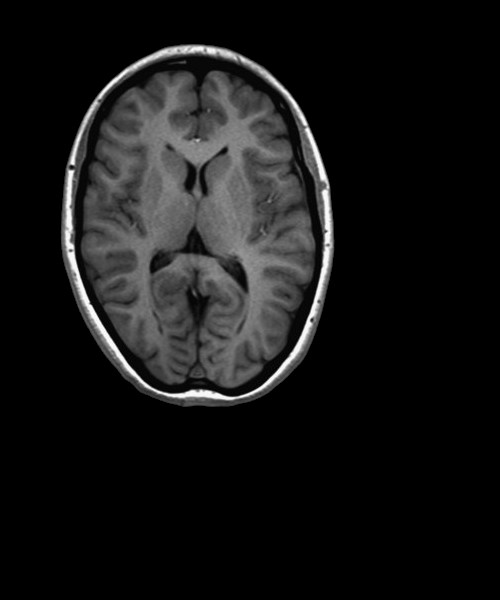
#> input picture img1.jpg, 500 x 600 px
$ python Task_1_image_affine.py
#> lines starting #> are read from the running program, lines starting #| are printed output that depends on the picture
# from cv2 import imread, imshow
# https://stackabuse.com/affine-image-transformations-in-python-with-numpy-pillow-and-opencv/
import numpy as np
import matplotlib.pyplot as plt
import matplotlib.transforms as mtransforms


def get_image():
    delta = 0.25
    X = Y = plt.imread("img1")
    Z1 = np.exp(-X**2 - Y**2)
    Z2 = np.exp(-(X - 1)**2 - (Y - 1)**2)
    Z = (Z1 - Z2)
    return Z


def do_plot(ax, Z, transform):
    im = ax.imshow(Z, interpolation='none',
                   origin='lower',
                   extent=[-2, 4, -3, 2], clip_on=True)

    trans_data = transform + ax.transData
    im.set_transform(trans_data)

    # display intended extent of the image
    x1, x2, y1, y2 = im.get_extent()
    ax.plot([x1, x2, x2, x1, x1], [y1, y1, y2, y2, y1], "y--",
            transform=trans_data)
    ax.set_xlim(-5, 5)
    ax.set_ylim(-4, 4)


# prepare image and figure
fig, ((ax1, ax2), (ax3, ax4)) = plt.subplots(2, 2)

Z = plt.imread("img1.jpg")
#> Z is the input picture: shape (600, 500); min 0, max 255, mean 22.2

# image rotation
do_plot(ax1, Z, mtransforms.Affine2D().rotate_deg(30))
#> in do_plot, `x1, x2, y1, y2 = im.get_extent()`: x1 = -2; x2 = 4; y1 = -3; y2 = 2


# image skew
# do_plot(ax2, Z, mtransforms.Affine2D().skew_deg(30, 15))

# scale and reflection
do_plot(ax2, Z, mtransforms.Affine2D().scale(-1, .5))

# everything and a translation
do_plot(ax3, Z, mtransforms.Affine2D().
        rotate_deg(30).scale(-1, .5).translate(.5, -1))

plt.savefig("affine_image.jpg")
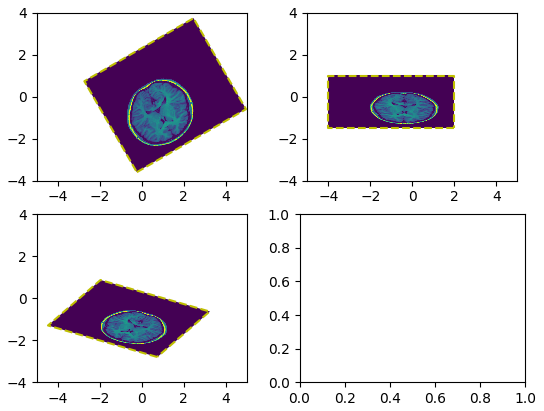
#> figure drawn by matplotlib, 3 panels
plt.show()

$ run again, with img2.jpg copied over img1.jpg
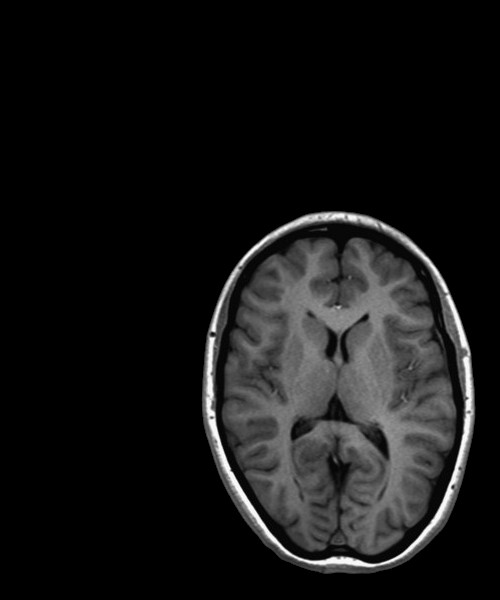
#> input picture img2.jpg, 500 x 600 px
#> Z is the input picture: shape (600, 500); min 0, max 255, mean 22.2
#> x1 = -2; x2 = 4; y1 = -3; y2 = 2
#> `plt.savefig("affine_image.jpg")`:
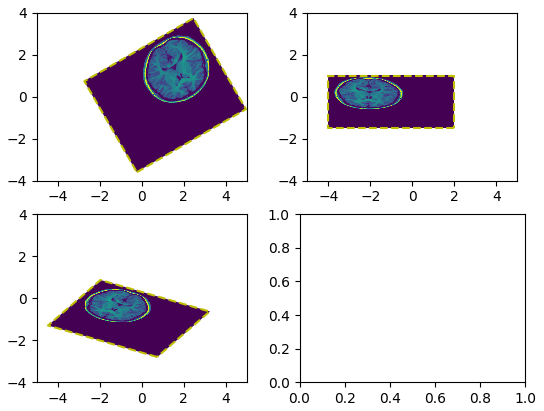
#> figure drawn by matplotlib, 3 panels

$ run again, with img3.jpg copied over img1.jpg
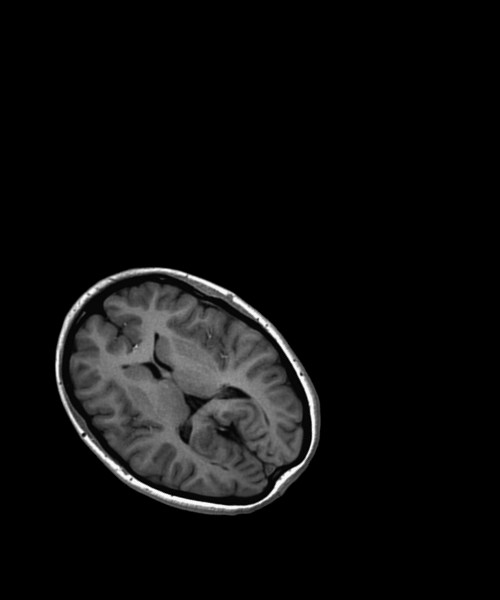
#> input picture img3.jpg, 500 x 600 px
#> Z is the input picture: shape (600, 500); min 0, max 255, mean 13.9
#> x1 = -2; x2 = 4; y1 = -3; y2 = 2
#> `plt.savefig("affine_image.jpg")`:
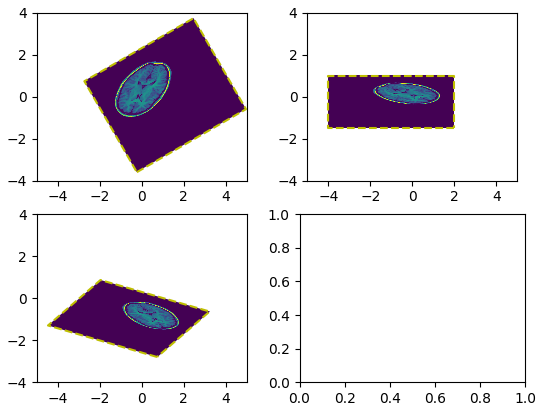
#> figure drawn by matplotlib, 3 panels
